Frame 1 (no input): blank canvas, image omitted
Frame 60 (the mouse pressed at the canvas centre just before this capture): blank canvas, image omitted
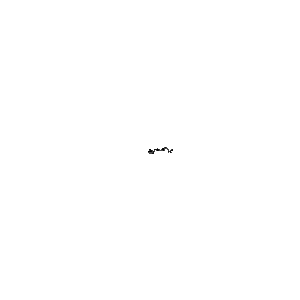
Frame 120 (the mouse held since frame 60 and released just before this capture)

The Processing sketch whose frames 1 and 60 were blank and that drew this single picture after the mouse press (run headless with seeded random() and noise(); from frame 60 on, the mouse is pressed at the canvas centre):

// Processing sketch: randomWalker
// ── randomWalker.pde
Walker w;

void setup(){
  size(300,300);
  background(255);
  w = new Walker();
}

void draw(){
  w.display();
  w.walk();
}
// ── Walker.pde
class Walker {
  int x;
  int y;
  
  Walker(){
    x = width/2;
    y = width/2;
  }
  
  void display(){
    stroke(0);
    point(x,y);
  }
  
  void walk(){
    int choice = int(random(5));
    if(choice == 0 || choice == 4){
      x++;
    } else if(choice == 1){
      x--;
    } else if(choice == 2){
      y++;
    } else if(choice == 3){
      y--;
    }
  }
}
